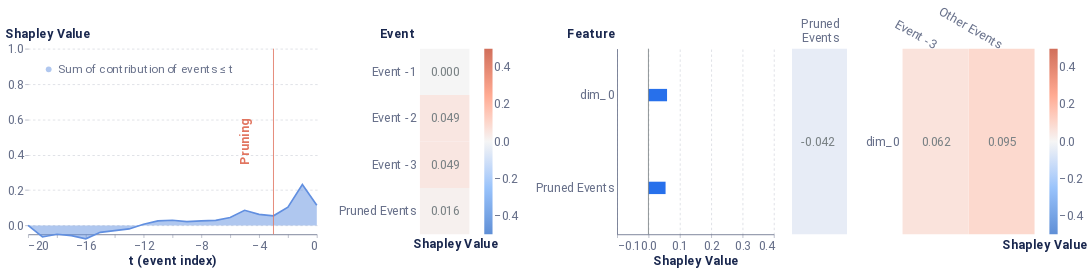

Notebook source saved alongside this figure:
### Markdown cell above
<b>1. Selecting the item which has the least score.</b><br>
This item is the least likely to be selected amongst all the items. Hence, pertubing the sequence over it 
should result in a change in scores.

### Code cell
min_event = array.argmin()
local_event_explaination(min_event)

### Figure 1 — Vega-Lite specification as saved in the notebook (floating-point values rounded to 4 significant figures)
{"config": {"axis": {"domain": true, "domainColor": "#666F89", "grid": false, "gridCap": "round", "gridColor": "#B3B7C4", "gridDash": [2, 4], "gridWidth": 0.5, "labelColor": "#666F89", "labelFont": "Roboto, Arial, sans-serif", "labelPadding": 2, "tickColor": "#666F89", "tickOpacity": 0.5, "tickSize": 4, "titleColor": "#19274E", "titleFont": "Roboto, Arial, sans-serif", "titleFontSize": 12}, "axisBand": {"domain": true, "labelPadding": 4, "ticks": false}, "axisY": {"domain": false, "titleAlign": "left", "titleAngle": 0, "titleX": -20, "titleY": -10}, "legend": {"labelColor": "#666F89", "labelFont": "Roboto, Arial, sans-serif", "labelFontSize": 12, "symbolSize": 40, "titleColor": "#19274E", "titleFont": "Roboto, Arial, sans-serif", "titleFontSize": 12, "titlePadding": 4}, "arc": {"stroke": "#FFFFFF", "strokeWidth": 1}, "bar": {"fill": "#2770EB", "stroke": null}, "line": {"stroke": "#2770EB", "strokeWidth": 2}, "path": {"stroke": "#2770EB", "strokeWidth": 0.5}, "point": {"fill": "#2770EB", "shape": "circle", "filled": true}, "rect": {"fill": "#2770EB"}, "rule": {"stroke": "#666F89"}, "shape": {"stroke": "#2770EB"}, "text": {"color": "#19274E", "font": "Roboto, Arial, sans-serif", "fontSize": 12}, "range": {"category": ["#2770EB", "#77B98A", "#DA5252", "#FFC400", "#A87AEA", "#00A39E", "#19274E"], "diverging": ["#006360", "#2BB3AE", "#96D9D7", "#FFFFFF", "#EDAAAA", "#DA5252", "#811D1D"], "heatmap": ["#18448F", "#1B4EA5", "#2770EB", "#4C88EE", "#82ACF3", "#A6C4F7", "#E9F1FD"], "ramp": ["#18448F", "#1B4EA5", "#2770EB", "#4C88EE", "#82ACF3", "#A6C4F7", "#E9F1FD"]}, "background": "#FFFFFF", "group": {"fill": "#FFFFFF"}, "header": {"labelColor": "#19274E", "labelFont": "Roboto, Arial, sans-serif", "labelFontSize": 12, "titleColor": "#19274E", "titleFont": "Roboto, Arial, sans-serif", "titleFontSize": 16}, "title": {"anchor": "start", "color": "#19274E", "font": "Roboto, Arial, sans-serif", "fontSize": 20, "fontWeight": "bold", "offset": 20, "subtitleColor": "#19274E", "subtitleFontSize": 16}, "view": {"continuousHeight": 300, "continuousWidth": 400, "stroke": "transparent"}}, "hconcat": [{"layer": [{"mark": {"type": "area", "opacity": 0.5}, "encoding": {"color": {"field": "Coalition", "legend": {"fillColor": "white", "labelFontSize": 14, "labelLimit": 0, "orient": "top-left", "symbolSize": 50, "symbolStrokeWidth": 0, "title": null}, "scale": {"domain": ["Sum of contribution of events ≤ t"], "range": ["#618FE0"]}, "type": "nominal"}, "x": {"axis": {"labelFontSize": 15, "title": "t (event index)", "titleFontSize": 15}, "field": "t (event index)", "type": "quantitative"}, "y": {"axis": {"grid": true, "labelFontSize": 15, "titleFontSize": 15, "titleX": -28}, "field": "Shapley Value", "scale": {"domain": [-0.05, 1]}, "type": "quantitative"}}}, {"mark": "line", "encoding": {"color": {"field": "Coalition", "legend": {"fillColor": "white", "labelFontSize": 14, "labelLimit": 0, "orient": "top-left", "symbolSize": 50, "symbolStrokeWidth": 0, "title": null}, "scale": {"domain": ["Sum of contribution of events ≤ t"], "range": ["#618FE0"]}, "type": "nominal"}, "x": {"axis": {"labelFontSize": 15, "title": "t (event index)", "titleFontSize": 15}, "field": "t (event index)", "type": "quantitative"}, "y": {"axis": {"grid": true, "labelFontSize": 15, "titleFontSize": 15, "titleX": -28}, "field": "Shapley Value", "scale": {"domain": [-0.05, 1]}, "type": "quantitative"}}}, {"data": {"name": "data-c1d76f8e2a7238ada1f530b85ecb2589"}, "mark": {"type": "rule", "color": "#E17560"}, "encoding": {"x": {"field": "x", "type": "quantitative"}}}, {"data": {"name": "data-cb388d4ae21d13d59a4396602d0ff418"}, "mark": {"type": "text", "angle": 270, "color": "#E17560", "fontSize": 15, "fontWeight": "bold", "text": "Pruning"}, "encoding": {"x": {"field": "x", "type": "quantitative"}}}], "data": {"name": "data-7c778567af7b9ef7a8f1c4d340d3284f"}, "height": 225, "width": 350}, {"layer": [{"mark": "rect", "encoding": {"color": {"field": "rounded", "legend": {"gradientLength": 225, "gradientThickness": 10, "labelFontSize": 15, "orient": "right"}, "scale": {"domain": [-0.5, 0.5], "range": ["#5f8fd6", "#99c3fb", "#f5f5f5", "#ffaa92", "#d16f5b"]}, "title": null, "type": "quantitative"}, "x": {"axis": {"title": "Shapley Value", "titleFontSize": 15}, "field": "column", "type": "ordinal"}, "y": {"axis": {"domain": false, "labelFontSize": 15, "title": "Event", "titleFontSize": 15, "titleX": -49}, "field": "Feature", "sort": ["Event -1", "Event -2", "Event -3", "Pruned Events"], "type": "ordinal"}}}, {"mark": {"type": "text", "align": "right", "baseline": "middle", "color": "#798184", "dx": 18, "fontSize": 15}, "encoding": {"text": {"field": "rounded_str", "type": "nominal"}, "x": {"axis": {"domain": false, "labels": false, "title": "Shapley Value", "titleX": 43}, "field": "column", "type": "ordinal"}, "y": {"axis": {"domain": false, "labelFontSize": 15, "title": "Event", "titleFontSize": 15, "titleX": -49}, "field": "Feature", "sort": ["Event -1", "Event -2", "Event -3", "Pruned Events"], "type": "ordinal"}}}], "data": {"name": "data-adafcb4c57efa8519d8b0423e627ada2"}, "height": 225, "width": 60}, {"layer": [{"data": {"name": "data-a66ff0f16e0e8a0cd38545a2ec4d5ad9"}, "mark": {"type": "bar", "size": 15, "thickness": 1}, "encoding": {"x": {"axis": {"grid": true, "labelFontSize": 15, "title": "Shapley Value", "titleFontSize": 15}, "field": "Shapley Value", "scale": {"domain": [-0.1, 0.4]}, "type": "quantitative"}, "y": {"axis": {"labelFontSize": 15, "title": "Feature", "titleFontSize": 15, "titleX": -61}, "field": "Feature", "sort": {"field": "sort_col", "order": "descending"}, "type": "nominal"}}}, {"data": {"name": "data-9c00aa9dc2b1c1a0b4bf9b34ead12925"}, "mark": {"type": "rule", "color": "#798184"}, "encoding": {"x": {"field": "x", "type": "quantitative"}}}], "height": 225, "width": 190}, {"hconcat": [{"layer": [{"mark": "rect", "encoding": {"color": {"field": "rounded", "legend": null, "scale": {"domain": [-0.5, 0.5], "range": ["#5f8fd6", "#99c3fb", "#f5f5f5", "#ffaa92", "#d16f5b"]}, "title": null, "type": "quantitative"}, "x": {"axis": {"titleFontSize": 15}, "field": "Event", "type": "nominal"}, "y": {"axis": {"domain": false, "labels": false, "title": null}, "field": "Feature", "type": "nominal"}}}, {"mark": {"type": "text", "align": "right", "baseline": "middle", "color": "#798184", "dx": 18, "fontSize": 15}, "encoding": {"text": {"field": "rounded_str", "type": "nominal"}, "x": {"axis": {"domain": false, "labelAngle": 0, "labelFontSize": 15, "labelOffset": 24, "labelPadding": 30, "orient": "top", "title": null}, "field": "Event", "type": "nominal"}, "y": {"axis": {"domain": false, "labels": false, "title": null}, "field": "Feature", "type": "nominal"}}}], "data": {"name": "data-563b4a0f8a4539da657613ccbeae9393"}, "height": 225, "width": 66.67}, {"layer": [{"mark": "rect", "encoding": {"color": {"field": "rounded", "legend": {"gradientLength": 225, "gradientThickness": 10, "labelFontSize": 15, "orient": "right"}, "scale": {"domain": [-0.5, 0.5], "range": ["#5f8fd6", "#99c3fb", "#f5f5f5", "#ffaa92", "#d16f5b"]}, "title": null, "type": "quantitative"}, "x": {"axis": {"titleFontSize": 15}, "field": "Event", "sort": ["Event -3"], "type": "nominal"}, "y": {"axis": {"domain": false, "labelFontSize": 15, "title": null}, "field": "Feature", "sort": ["dim_0"], "type": "nominal"}}}, {"mark": {"type": "text", "align": "right", "baseline": "middle", "color": "#798184", "dx": 18, "fontSize": 15}, "encoding": {"text": {"field": "rounded_str", "type": "nominal"}, "x": {"axis": {"domain": false, "labelAngle": 30, "labelFontSize": 15, "orient": "top", "title": "Shapley Value", "titleX": 172, "titleY": 245}, "field": "Event", "sort": ["Event -3"], "type": "nominal"}, "y": {"axis": {"domain": false, "labelFontSize": 15, "title": null}, "field": "Feature", "sort": ["dim_0"], "type": "nominal"}}}], "data": {"name": "data-aeb26463f9f1684d7319066e728664b0"}, "height": 225, "width": 160}], "resolve": {"scale": {"color": "independent"}}}], "resolve": {"scale": {"color": "independent"}}, "$schema": "https://vega.github.io/schema/vega-lite/v4.17.0.json", "datasets": {"data-7c778567af7b9ef7a8f1c4d340d3284f": [{"Coalition": "Sum of contribution of events > t", "t (event index)": 0, "Shapley Value": -2.608e-08}, {"Coalition": "Sum of contribution of events ≤ t", "t (event index)": 0, "Shapley Value": 0.1139}, {"Coalition": "Sum of contribution of events > t", "t (event index)": -1, "Shapley Value": -0.1174}, {"Coalition": "Sum of contribution of events ≤ t", "t (event index)": -1, "Shapley Value": 0.2313}, {"Coalition": "Sum of contribution of events > t", "t (event index)": -2, "Shapley Value": 0.01017}, {"Coalition": "Sum of contribution of events ≤ t", "t (event index)": -2, "Shapley Value": 0.1038}, {"Coalition": "Sum of contribution of events > t", "t (event index)": -3, "Shapley Value": 0.05933}, {"Coalition": "Sum of contribution of events ≤ t", "t (event index)": -3, "Shapley Value": 0.05461}, {"Coalition": "Sum of contribution of events > t", "t (event index)": -4, "Shapley Value": 0.05119}, {"Coalition": "Sum of contribution of events ≤ t", "t (event index)": -4, "Shapley Value": 0.06275}, {"Coalition": "Sum of contribution of events > t", "t (event index)": -5, "Shapley Value": 0.02806}, {"Coalition": "Sum of contribution of events ≤ t", "t (event index)": -5, "Shapley Value": 0.08588}, {"Coalition": "Sum of contribution of events > t", "t (event index)": -6, "Shapley Value": 0.06934}, {"Coalition": "Sum of contribution of events ≤ t", "t (event index)": -6, "Shapley Value": 0.0446}, {"Coalition": "Sum of contribution of events > t", "t (event index)": -7, "Shapley Value": 0.08541}, {"Coalition": "Sum of contribution of events ≤ t", "t (event index)": -7, "Shapley Value": 0.02853}, {"Coalition": "Sum of contribution of events > t", "t (event index)": -8, "Shapley Value": 0.08806}, {"Coalition": "Sum of contribution of events ≤ t", "t (event index)": -8, "Shapley Value": 0.02588}, {"Coalition": "Sum of contribution of events > t", "t (event index)": -9, "Shapley Value": 0.09207}, {"Coalition": "Sum of contribution of events ≤ t", "t (event index)": -9, "Shapley Value": 0.02187}, {"Coalition": "Sum of contribution of events > t", "t (event index)": -10, "Shapley Value": 0.08459}, {"Coalition": "Sum of contribution of events ≤ t", "t (event index)": -10, "Shapley Value": 0.02935}, {"Coalition": "Sum of contribution of events > t", "t (event index)": -11, "Shapley Value": 0.08791}, {"Coalition": "Sum of contribution of events ≤ t", "t (event index)": -11, "Shapley Value": 0.02602}, {"Coalition": "Sum of contribution of events > t", "t (event index)": -12, "Shapley Value": 0.107}, {"Coalition": "Sum of contribution of events ≤ t", "t (event index)": -12, "Shapley Value": 0.006929}, {"Coalition": "Sum of contribution of events > t", "t (event index)": -13, "Shapley Value": 0.1336}, {"Coalition": "Sum of contribution of events ≤ t", "t (event index)": -13, "Shapley Value": -0.01969}, {"Coalition": "Sum of contribution of events > t", "t (event index)": -14, "Shapley Value": 0.1433}, {"Coalition": "Sum of contribution of events ≤ t", "t (event index)": -14, "Shapley Value": -0.02939}, {"Coalition": "Sum of contribution of events > t", "t (event index)": -15, "Shapley Value": 0.1528}, {"Coalition": "Sum of contribution of events ≤ t", "t (event index)": -15, "Shapley Value": -0.03882}, {"Coalition": "Sum of contribution of events > t", "t (event index)": -16, "Shapley Value": 0.1894}, {"Coalition": "Sum of contribution of events ≤ t", "t (event index)": -16, "Shapley Value": -0.07544}, {"Coalition": "Sum of contribution of events > t", "t (event index)": -17, "Shapley Value": 0.1714}, {"Coalition": "Sum of contribution of events ≤ t", "t (event index)": -17, "Shapley Value": -0.05747}, {"Coalition": "Sum of contribution of events > t", "t (event index)": -18, "Shapley Value": 0.1636}, {"Coalition": "Sum of contribution of events ≤ t", "t (event index)": -18, "Shapley Value": -0.04971}, {"Coalition": "Sum of contribution of events > t", "t (event index)": -19, "Shapley Value": 0.1789}, {"Coalition": "Sum of contribution of events ≤ t", "t (event index)": -19, "Shapley Value": -0.06494}, {"Coalition": "Sum of contribution of events > t", "t (event index)": -20, "Shapley Value": 0.1139}, {"Coalition": "Sum of contribution of events ≤ t", "t (event index)": -20, "Shapley Value": -2.608e-08}], "data-c1d76f8e2a7238ada1f530b85ecb2589": [{"x": -3}], "data-cb388d4ae21d13d59a4396602d0ff418": [{"x": -5}], "data-adafcb4c57efa8519d8b0423e627ada2": [{"Shapley Value": -0.0003312, "Feature": "Event -1", "row": 1, "column": 1, "rounded": -0.0, "rounded_str": "0.000"}, {"Shapley Value": 0.04874, "Feature": "Event -2", "row": 2, "column": 1, "rounded": 0.049, "rounded_str": "0.049"}, {"Shapley Value": 0.04932, "Feature": "Event -3", "row": 3, "column": 1, "rounded": 0.049, "rounded_str": "0.049"}, {"Shapley Value": 0.01621, "Feature": "Pruned Events", "row": 4, "column": 1, "rounded": 0.016, "rounded_str": "0.016"}], "data-a66ff0f16e0e8a0cd38545a2ec4d5ad9": [{"Random seed": 42, "NSamples": 32000, "Feature": "dim_0", "Shapley Value": 0.05933, "sort_col": 0.05933}, {"Random seed": 42, "NSamples": 32000, "Feature": "Pruned Events", "Shapley Value": 0.05461, "sort_col": 0.05461}], "data-9c00aa9dc2b1c1a0b4bf9b34ead12925": [{"x": 0}], "data-563b4a0f8a4539da657613ccbeae9393": [{"Event": ["Pruned", "Events"], "Feature": "Other features", "rounded": -0.042, "rounded_str": "-0.042"}], "data-aeb26463f9f1684d7319066e728664b0": [{"Event": "Other Events", "Feature": "dim_0", "Shapley Value": 0.09469, "rounded": 0.095, "rounded_str": "0.095"}, {"Event": "Event -3", "Feature": "dim_0", "Shapley Value": 0.06151, "rounded": 0.062, "rounded_str": "0.062"}]}}
